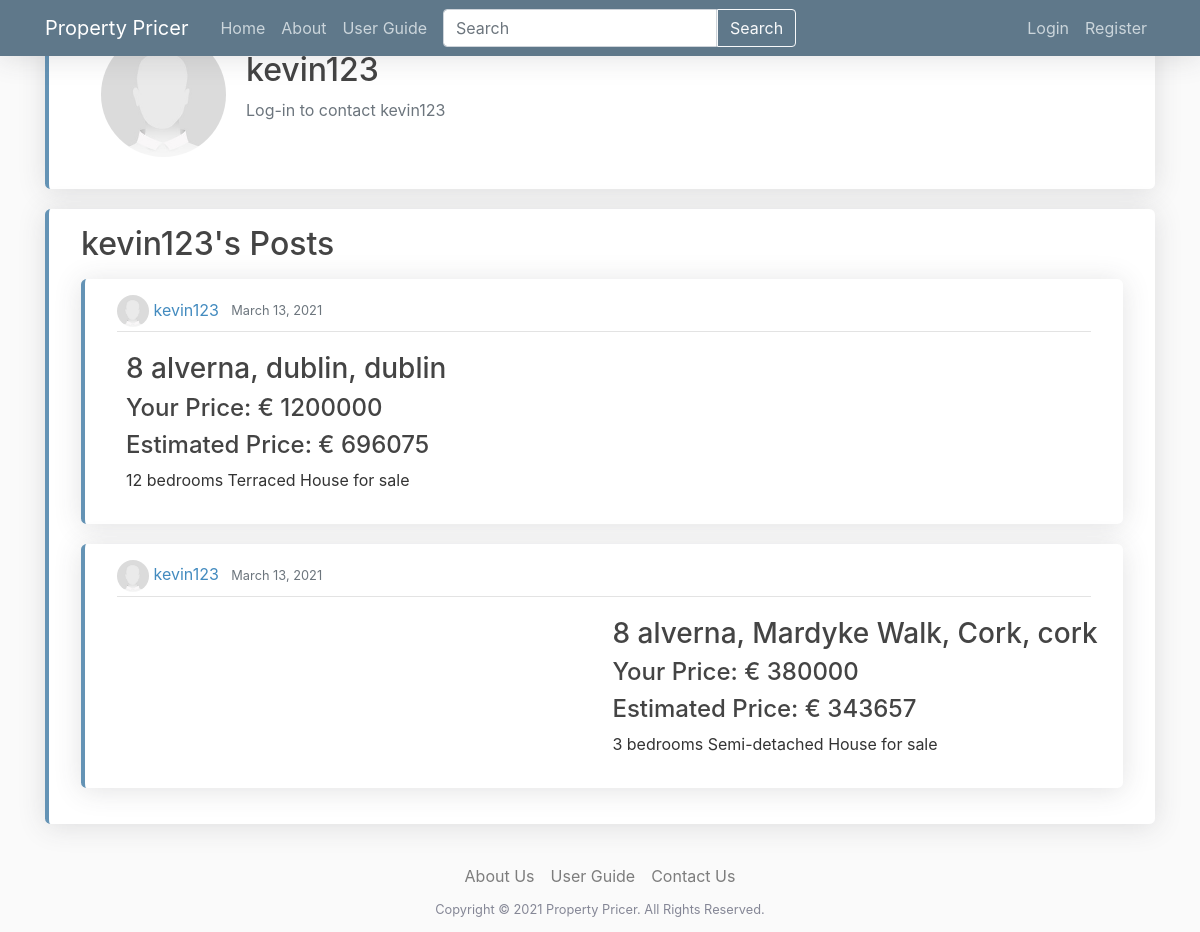
The app's page /user/kevin123 with its own data.
### userpages/models.py (models this page shows, shortened)
class Profile(models.Model):
    user = models.OneToOneField(User, on_delete=models.CASCADE)
    image = models.ImageField(default='default.jpg', upload_to='profile_pics')

### webpages/models.py (models this page shows, shortened)
class Post(models.Model):
    property_description = models.TextField(null=True, blank=True)
    address_line_1 = models.CharField(max_length=255)
    address_line_2 = models.CharField(max_length=255, null=True, blank=True)
    city = models.CharField(max_length=128, default='')
    county = models.CharField(max_length=128, default='')
    floor_plan = models.ImageField(upload_to="floor_plan", null=True, blank=True)
    property_type = models.CharField(max_length=128, default='',
                                     choices=PROPERTY_TYPE_CHOICES)
    number_of_bedrooms = models.PositiveIntegerField()
    number_of_bathrooms = models.PositiveIntegerField()
    energy_rating = models.CharField(max_length=128, default='',
                                     choices=ENERGY_RATING_CHOICES)
    size = models.PositiveIntegerField()
    date_posted = models.DateField(default=timezone.now)
    author = models.ForeignKey(User, related_name="user_posts", on_delete=models.CASCADE)
    price = models.PositiveIntegerField(null=True, blank=True, editable=True)
    estimated_price = models.PositiveIntegerField(null=False, blank=True, editable=False)
    __original_price = None
    """
        this method return a string to redirect the user after posting to that post by returning post details the
        primary key of the newly created post
    """
    """
        overwriting the django save method
        by passing in the estimated price into the price before it is saved
    """
    def save(self, force_insert=False, force_update=False, *args, **kwargs):
        estimated_price = price_pridiction_model(
            self.number_of_bedrooms,
            self.number_of_bathrooms,
            self.size,
            int(property_type_dict[self.property_type]),
            int(energy_rating_dict[self.energy_rating])
        )
        self.estimated_price = estimated_price
        super().save(force_insert, force_update, *args, **kwargs)

### userpages/views.py (the view)
# urls.py: path('user/<str:username>', views.profile, name='profile-page'),
def profile(request, username):
    if request.user.is_authenticated and username == request.user.username:
        if request.method == 'POST':
            u_form = UserUpdateForm(request.POST, instance=request.user)
            p_form = ProfileUpdateForm(request.POST,
                                       request.FILES,
                                       instance=request.user.profile)
            if u_form.is_valid() and p_form.is_valid():
                u_form.save()
                p_form.save()
                messages.success(request, f'Your account has been updated')
                person = User.objects.get(username = username)
                return redirect('profile-page', person)
        else:
            u_form = UserUpdateForm(instance=request.user)
            p_form = ProfileUpdateForm(instance=request.user.profile)
        context = {
            'u_form': u_form,
            'p_form': p_form
        }
        return render(request, 'userpages/profile.html', context)
    else:
        person = User.objects.get(username = username)
        return render(request,'userpages/profile.html', {'user':person})

### templates/userpages/profile.html (shortened to what this page needs)
{% extends "base.html" %}
{% load crispy_forms_tags %}
{% block content %}
<div class="">
    <div class="content-section row mx-auto">
        <div>
            <img class="rounded-circle account-img" src="{{ user.profile.image.url }}" />
        </div>
        <div class="d-flex flex-column my-auto">
            <h2>{{ user.username }}</h2>
            {% if request.user.is_authenticated %}
            <p class="text-secondary">{{ user.email }}</p>
            {% else %}
            <p class="text-secondary">Log-in to contact {{ user.username }}</p>
            {% endif %}
        </div>
    </div>
    <div class="content-section">
        <h2 class="mb-3">{{ user.username }}'s Posts</h2>
        {% if user.user_posts.all %}
            {% for post in user.user_posts.all reversed %}
                {% include 'webpages/short_post.html' %}
            {% endfor %}
        {% else %}
            <p>{{ user.username }} has no post</p>
        {% endif %}
    </div>
</div>
{% endblock content %}

### templates/webpages/short_post.html (shortened to what this page needs)
<article class="media content-section">
    <div class="media-body w-50">
        <div class="article-metadata">
            <img class="rounded-circle article-img" src="{{ post.author.profile.image.url }}">
            <a class="mr-2" href="{% url 'profile-page' post.author.username %}">{{ post.author }}</a>
            <small class="text-muted">{{ post.date_posted }}</small>
        </div>
        <div class="row">
            {% if post.post_images.all %}
            <div class="short-slider">
            </div>
            {% endif %}
            {% if post.post_images.all %}
                <div class="mx-auto my-auto">
            {% else %}
                <div class="mx-4">
            {% endif %}
                {% if object.address_line_2 %}
                    <h3 class="article-title mt-3"><a class="article-title" href="{% url 'post-detail' post.id %}">{{ object.address_line_1 }}, {{ post.address_line_2 }}, {{ post.city }}, {{ post.county }}</a></h3>
                {% else %}
                    <h3 class="article-title mt-3"><a class="article-title" href="{% url 'post-detail' post.id %}">{{ post.address_line_1 }}, {{ post.city }}, {{ post.county }}</a></h3>
                {% endif %}
                {% if post.price %}
                    <h4>Your Price:  € {{ post.price }}</h4>
                    <h4>Estimated Price: € {{ post.estimated_price }}</h4>
                {% else %}
                    <h4>Your Price: POA</h4>
                    <h4>Estimated Price: € {{ post.estimated_price }}</h4>
                {% endif %}
                <p>{{ post.number_of_bedrooms }} bedrooms {{ post.property_type }} for sale</p>
            </div>
        </div>
    </div>
</article>

### static/css/main.css (style rules this page uses)
body { background: #fafafa; color: #333333; }
h1, h2, h3, h4, h5, h6 { color: #444444; }
img { max-width: 100%; max-height: 488px; }
a { color: #438bbf; }
small { color: rgb(133, 135, 150); }
.content-section { background: #ffffff; padding: 1rem 2rem; border-radius: 0.35rem; margin-bottom: 20px; box-shadow: 0 .15rem 1.75rem 0 rgba(58,59,69,.15); border-left: .25rem solid #6493b5; }
.article-title { color: #444444; }
.article-img { height: 2rem; width: 2rem; }
.article-metadata { padding-bottom: 4px; margin-bottom: 4px; border-bottom: 1px solid #e3e3e3 }
.account-img { height: 125px; width: 125px; margin: 16px 20px 16px 20px; }
.short-slider { width: 50%; min-width: 300px; }

### records on screen
Post: author.profile.image (placeholder picture), author "kevin123", date_posted "March 13, 2021", address_line_1 "8 alverna", city "dublin", county "dublin", price "1200000", estimated_price "696075", number_of_bedrooms "12", property_type "Terraced House"
Post: author.profile.image (placeholder picture), author "kevin123", date_posted "March 13, 2021", address_line_1 "8 alverna, Mardyke Walk", city "Cork", county "cork", price "380000", estimated_price "343657", number_of_bedrooms "3", property_type "Semi-detached House"

### other values on screen
{{ user.username }} "kevin123"
